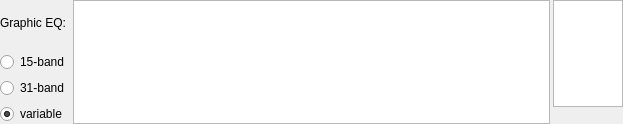
<?xml version="1.0" encoding="UTF-8"?>
<ui version="4.0">
 <class>GraphicEQFilterGUI</class>
 <widget class="QWidget" name="GraphicEQFilterGUI">
  <property name="geometry">
   <rect>
    <x>0</x>
    <y>0</y>
    <width>623</width>
    <height>124</height>
   </rect>
  </property>
  <property name="windowTitle">
   <string notr="true"/>
  </property>
  <layout class="QHBoxLayout" name="horizontalLayout" stretch="0,1,0">
   <property name="spacing">
    <number>3</number>
   </property>
   <property name="leftMargin">
    <number>0</number>
   </property>
   <property name="topMargin">
    <number>0</number>
   </property>
   <property name="rightMargin">
    <number>0</number>
   </property>
   <property name="bottomMargin">
    <number>0</number>
   </property>
   <item>
    <layout class="QVBoxLayout" name="verticalLayout">
     <property name="spacing">
      <number>6</number>
     </property>
     <item>
      <widget class="QLabel" name="label">
       <property name="sizePolicy">
        <sizepolicy hsizetype="Preferred" vsizetype="Expanding">
         <horstretch>0</horstretch>
         <verstretch>0</verstretch>
        </sizepolicy>
       </property>
       <property name="text">
        <string>Graphic EQ:</string>
       </property>
      </widget>
     </item>
     <item>
      <widget class="QRadioButton" name="radioButton15">
       <property name="text">
        <string>15-band</string>
       </property>
      </widget>
     </item>
     <item>
      <widget class="QRadioButton" name="radioButton31">
       <property name="text">
        <string>31-band</string>
       </property>
      </widget>
     </item>
     <item>
      <widget class="QRadioButton" name="radioButtonVar">
       <property name="text">
        <string>variable</string>
       </property>
       <property name="checked">
        <bool>true</bool>
       </property>
      </widget>
     </item>
    </layout>
   </item>
   <item>
    <widget class="GraphicEQFilterGUIView" name="graphicsView">
     <property name="sizePolicy">
      <sizepolicy hsizetype="Expanding" vsizetype="Expanding">
       <horstretch>0</horstretch>
       <verstretch>0</verstretch>
      </sizepolicy>
     </property>
     <property name="minimumSize">
      <size>
       <width>0</width>
       <height>100</height>
      </size>
     </property>
     <property name="mouseTracking">
      <bool>true</bool>
     </property>
     <property name="renderHints">
      <set>QPainter::RenderHint::Antialiasing|QPainter::RenderHint::TextAntialiasing</set>
     </property>
     <property name="dragMode">
      <enum>QGraphicsView::DragMode::RubberBandDrag</enum>
     </property>
    </widget>
   </item>
   <item>
    <layout class="QVBoxLayout" name="verticalLayout_2">
     <property name="spacing">
      <number>0</number>
     </property>
     <item>
      <widget class="QTableWidget" name="tableWidget">
       <property name="sizePolicy">
        <sizepolicy hsizetype="Expanding" vsizetype="Expanding">
         <horstretch>0</horstretch>
         <verstretch>0</verstretch>
        </sizepolicy>
       </property>
       <property name="minimumSize">
        <size>
         <width>50</width>
         <height>0</height>
        </size>
       </property>
       <property name="sizeAdjustPolicy">
        <enum>QAbstractScrollArea::SizeAdjustPolicy::AdjustToContents</enum>
       </property>
       <property name="horizontalScrollMode">
        <enum>QAbstractItemView::ScrollMode::ScrollPerPixel</enum>
       </property>
       <property name="wordWrap">
        <bool>false</bool>
       </property>
       <property name="columnCount">
        <number>2</number>
       </property>
       <attribute name="horizontalHeaderVisible">
        <bool>false</bool>
       </attribute>
       <attribute name="horizontalHeaderMinimumSectionSize">
        <number>10</number>
       </attribute>
       <attribute name="horizontalHeaderDefaultSectionSize">
        <number>10</number>
       </attribute>
       <attribute name="horizontalHeaderHighlightSections">
        <bool>false</bool>
       </attribute>
       <attribute name="verticalHeaderMinimumSectionSize">
        <number>23</number>
       </attribute>
       <attribute name="verticalHeaderDefaultSectionSize">
        <number>23</number>
       </attribute>
       <column>
        <property name="text">
         <string>Freq.</string>
        </property>
       </column>
       <column>
        <property name="text">
         <string>Gain</string>
        </property>
       </column>
      </widget>
     </item>
     <item>
      <widget class="QToolBar" name="toolBar"/>
     </item>
    </layout>
   </item>
  </layout>
  <action name="actionImport">
   <property name="text">
    <string>Import</string>
   </property>
  </action>
  <action name="actionExport">
   <property name="text">
    <string>Export</string>
   </property>
  </action>
  <action name="actionInvertResponse">
   <property name="icon">
    <iconset resource="../Editor.qrc">
     <normaloff>:/icons/invert_response.svg</normaloff>:/icons/invert_response.svg</iconset>
   </property>
   <property name="text">
    <string>Invert response</string>
   </property>
  </action>
  <action name="actionNormalizeResponse">
   <property name="icon">
    <iconset resource="../Editor.qrc">
     <normaloff>:/icons/normalize_response.svg</normaloff>:/icons/normalize_response.svg</iconset>
   </property>
   <property name="text">
    <string>Normalize response</string>
   </property>
  </action>
  <action name="actionResetResponse">
   <property name="icon">
    <iconset resource="../Editor.qrc">
     <normaloff>:/icons/reset_response.svg</normaloff>:/icons/reset_response.svg</iconset>
   </property>
   <property name="text">
    <string>Reset response</string>
   </property>
  </action>
 </widget>
 <customwidgets>
  <customwidget>
   <class>GraphicEQFilterGUIView</class>
   <extends>QGraphicsView</extends>
   <header>GraphicEQFilterGUIView.h</header>
   <slots>
    <signal>itemMoved()</signal>
   </slots>
  </customwidget>
 </customwidgets>
 <resources>
  <include location="../Editor.qrc"/>
 </resources>
 <connections/>
 <slots>
  <slot>updateItemList()</slot>
 </slots>
</ui>
